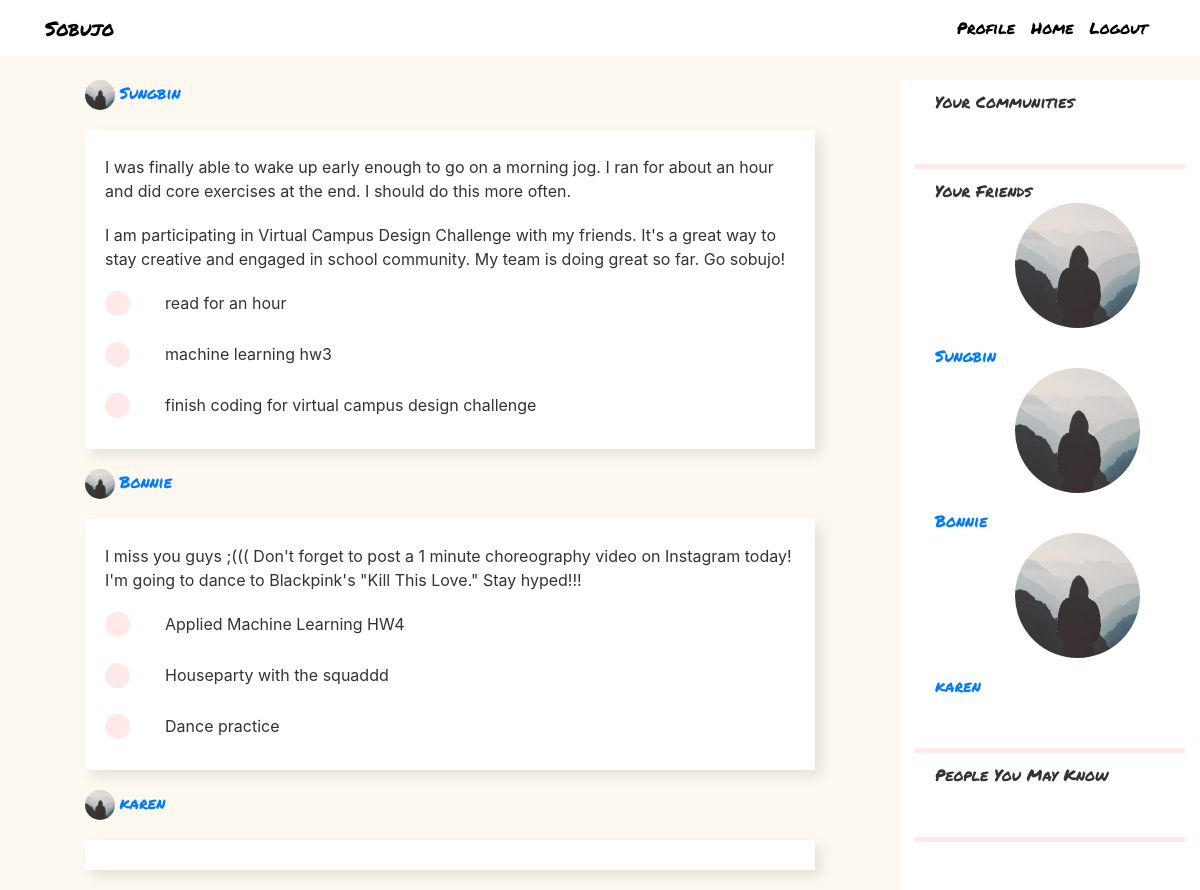
The app's page /home (signed in), older data.
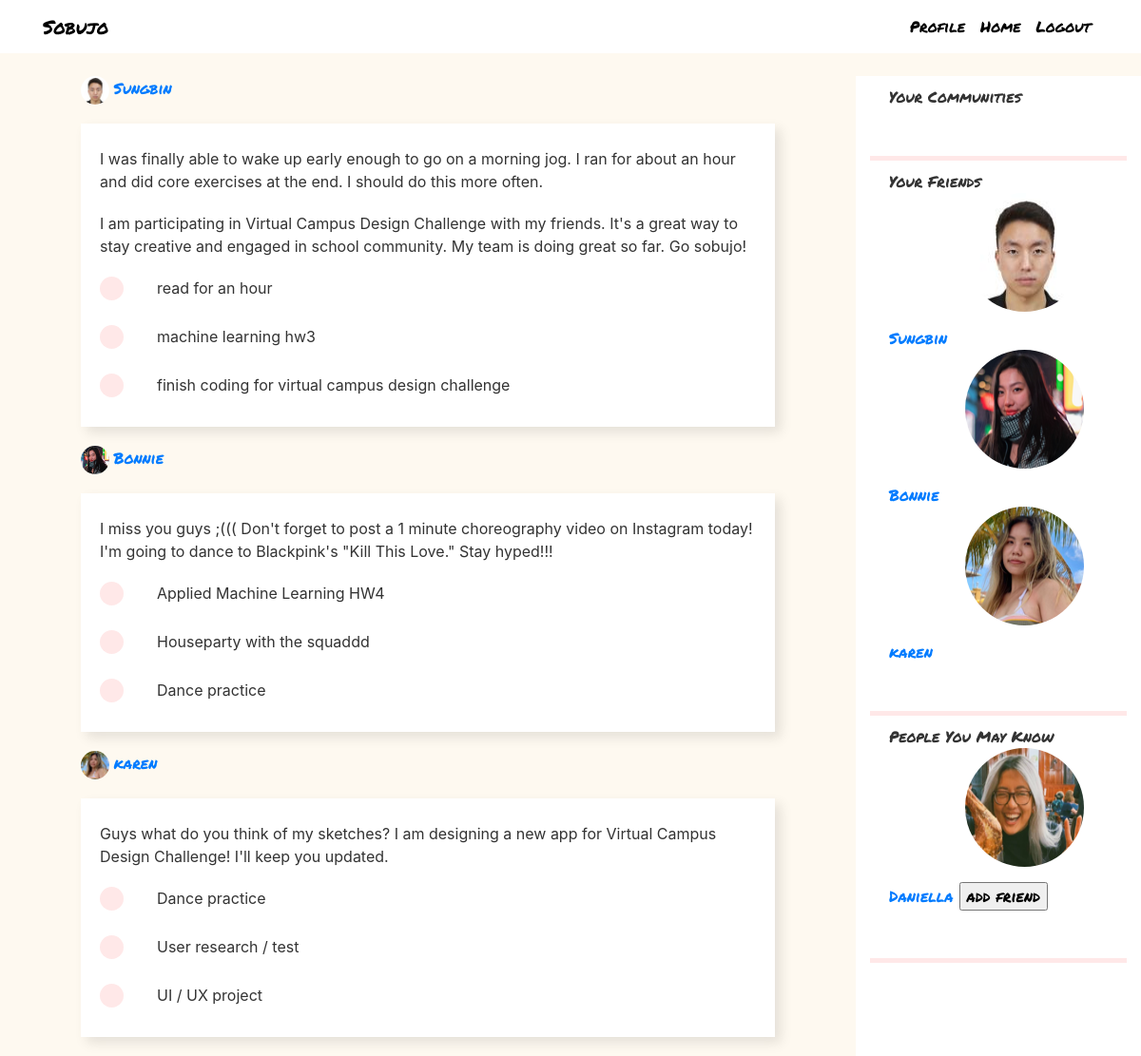
The same page, newer data.
### flaskblog/models.py (models this page shows, shortened)
class User(db.Model, UserMixin):
    id = db.Column(db.Integer, primary_key=True)
    username = db.Column(db.String(20), unique=True, nullable=False)
    email = db.Column(db.String(120), unique=True, nullable=False)
    image_file = db.Column(db.String(20), nullable=False, default='default.jpg')
    password = db.Column(db.String(60), nullable=False)
    pages = db.relationship("Page", backref="user")
    friends = db.relationship("User", secondary=friendship,
                           primaryjoin=id==friendship.c.friend_a_id,
                           secondaryjoin=id==friendship.c.friend_b_id)
    community = db.relationship("Community", secondary=membership, backref="members")
    comments = db.relationship("Comment", backref="author") # received

class Entry(db.Model):
    id = db.Column(db.Integer, primary_key=True)
    page_id = db.Column(db.Integer, db.ForeignKey('page.id'), nullable=False)
    text = db.Column(db.String(500), nullable=False)
    comments = db.relationship("Comment", backref="entry")

class Goal(db.Model):
    id = db.Column(db.Integer, primary_key=True)
    page_id = db.Column(db.Integer, db.ForeignKey('page.id'), nullable=False)
    text = db.Column(db.String(500), nullable=False)
    comments = db.relationship("Comment", backref="goal")

### flaskblog/routes.py (the view)
@app.route("/home", methods=['GET', 'POST'])
@login_required
def home():
    users = User.query.all()
    users = [user for user in users if user.id != current_user.id and user not in current_user.friends]
    entries = defaultdict(list)
    goals = defaultdict(list)
    for friend in current_user.friends:
        for page in friend.pages:
            entries[friend].extend(Entry.query.filter_by(page_id=page.id).all())
            goals[friend].extend(Goal.query.filter_by(page_id=page.id).all())
    return render_template('home.html', entries=entries, goals=goals, users=users)

### flaskblog/models.py (called while the page is built)
@login_manager.user_loader
def load_user(user_id):
    return User.query.get(int(user_id))

### flaskblog/templates/home.html
{% extends "layout.html" %}
{% block content %}
<div class="container-feed">
    {% for author in entries %}
        <img class="rounded-circle feed-img" src="{{ url_for('static', filename='profile_pics/' + author.image_file) }}">
        <span class="feed-style"> <a href="{{ url_for('spectate', user_id=author.id) }}"> {{ author.username }} </a> </span>
        <div class="entry-style">
            {% for entry in entries[author] %}
              <div class="individual-goal">{{ entry.text }} </div>
            {%  endfor %}
            {% for goal in goals[author] %}
              <div class="row individual-goal">
                <div class="col-md-1">
                    <div class="dot"></div>
                </div>
                <div class="col-md-11">
                    <div> {{ goal.text }} </div>
                </div>
            </div>
            {%  endfor %}
        </div>
    {% endfor %}
</div>
{% endblock content %}

### flaskblog/templates/layout.html (shortened to what this page needs)
<!DOCTYPE html>
<html>
<head>
    <link rel="stylesheet" href="https://maxcdn.bootstrapcdn.com/bootstrap/4.0.0/css/bootstrap.min.css">
    <link rel="stylesheet" type="text/css" href="{{ url_for('static', filename='main.css') }}">
</head>
<body>
    <header class="site-header">
      <nav class="navbar navbar-expand-md navbar-dark bg-steel fixed-top">
        <div class="container">
          <a class="title-style mr-4" href="/">Sobujo</a>
          <div class="collapse navbar-collapse" id="navbarToggle">
            <div class="navbar-nav">
              {% if current_user.is_authenticated %}
                <a class="nav-item nav-link" href="{{ url_for('journal') }}">Profile</a>
                <a class="nav-item nav-link" href="{{ url_for('home') }}">Home</a>
                <a class="nav-item nav-link" href="{{ url_for('logout') }}">Logout</a>
              {% else %}
                <a class="nav-item nav-link" href="{{ url_for('login') }}">Login</a>
                <a class="nav-item nav-link" href="{{ url_for('register') }}">Register</a>
              {% endif %}
            </div>
          </div>
        </div>
      </nav>
    </header>
    <main role="main" class="container-fluid">
      <div class="row">
        <div class="col-md-9">
          {% block content %}{% endblock %}
        </div>
        {% if current_user.is_authenticated %}
          <div class="col-md-3 bg-steel">
            <div class="sidebar-section">
              Your Communities
            </div>
            <div class="pink-divider"></div>
            <div class="sidebar-section">
              Your Friends
              {% for friend in current_user.friends %}
                <img class="rounded-circle account-img" src="/static/profile_pics/{{ friend.image_file }}">
                <a href="{{ url_for('spectate', user_id=friend.id) }}"> {{ friend.username }} </a>
                {% endfor %}
            </div>
            <div class="pink-divider"></div>
            <div class="sidebar-section">
              People You May Know
              {% for user in users %}
                <img class="rounded-circle account-img" src="/static/profile_pics/{{ user.image_file }}">
                <a href="{{ url_for('spectate', user_id=user.id) }}"> {{ user.username }} </a>
                <input type="button" value="add friend" onclick="addFriend({{user.id}})">
                {% endfor %}
            </div>
            <div class="pink-divider"></div>
          </div>
        {% endif %}
      </div>
    </main>
</body>
</html>

### flaskblog/static/main.css (style rules this page uses)
body { background-color: #FEF9F0; color: #333333; margin-top: 5rem; }
.bg-steel { background-color: #ffffff; }
.title-style { color: black; font-size: 20px; font-family: "Permanent Marker"; }
.site-header .navbar-nav .nav-link { color: black; font-family: "Permanent Marker"; }
.sidebar-section { background: #ffffff; padding: 10px 20px; font-family: "Permanent Marker"; padding-bottom: 50px; }
.account-img { height: 125px; width: 125px; margin-bottom: 16px; margin-right: 80px; margin-left: 80px; }
.pink-divider { background-color: #FFE8E8; height: 5px; width: 100%; }
.dot { height: 25px; width: 25px; background-color: #FFE8E8; border-radius: 50%; display: inline-block; }
.entry-style { margin-top: 20px; background: #ffffff; padding: 15px 20px; box-shadow: 6px 6px 12px rgba(0, 0, 0, 0.1); margin-bottom: 20px; }
.individual-goal { padding-top: 10px; padding-bottom: 10px; }
.container-feed { padding-left: 70px; padding-right: 70px; }
.feed-style { font-family: Permanent Marker; font-size: 16px; line-height: 16px; }
.feed-img { height: 30px; width: 30px; }

Row changes from the older to the newer data that the page shows:
changed User "Sungbin": image_file: picture added in place of a placeholder
changed User "Bonnie": image_file: picture added in place of a placeholder
changed User "karen": image_file: picture added in place of a placeholder
added Entry: text "Guys what do you think of my sketches? I am designing a new app for Virtual Campus Design Challenge! I'll keep you updated.", shown under User "karen"
added Goal: text "Dance practice", shown under User "karen"
added Goal: text "User research / test", shown under User "karen"
added Goal: text "UI / UX project", shown under User "karen"
added User: image_file (picture), username "Daniella"
